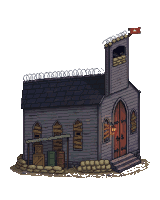
#> input picture Assets/Base/_source/base-angled/concept_A_11_160x200.png, 160 x 200 px
$ python anim0.py ../concept_A_11_160x200.png ../concept_A_22_160x200.png
#> lines starting #> are read from the running program, lines starting #| are printed output that depends on the picture; after the words box and inside, x2 and y2 are one past the last pixel; in counts of white or black regions, pixels touching at a corner belong together
"""0% base idle strip (16 frames, 8 fps; no attack strip at 0%).
Usage: python3 anim0.py <final/base_000_final_184x200.png> <out_prefix>
Writes <out>_anim_16f.png (2944x200) and <out>_ember_mask.png (the ember pixels).
Previews: preview0.py (its GIF writer keeps the ember colours exact; see gifkit.save_gif(exact=...)).

What moves, and nothing else (rubble, bell, statue, sandbags and the cross itself are never touched):
  * EMBERS (the warm pixels in the rubble + the cracks in the charred cross) are repainted in eight flat hot-ember
    colours (RAMP: dull red -> red -> orange -> yellow-white). At REST they are dark: mostly the two dullest reds,
    the hottest drawn pixels a dark red. Rest never changes.
  * FLARES: a few small hot spots (a seed pixel + the ember pixels touching it) flare to orange / yellow for a few
    frames and die back, each at its own moment. No patch pulses as a whole and nothing travels across the art.
    Two of them are the ember cracks on the cross.
  * FLOATING EMBERS: single pixels that lift off an ember, rise with a slight wobble and cool from yellow to dark
    red (same ramp, never grey) before they go out.
Jeremy's rules (2026-11-22): warm hot-ember colours; the pulse must not flow through the artwork; far fewer embers
pulsing and more random; dark embers show most, with an occasional flicker from a few to the lighter colour; a few
floating embers; one or two embers on the cross flicker; no grey anywhere in the embers or the floating embers.
Every event wraps round the loop (frame index modulo 16), so the strip repeats without a jump."""
import math, os, sys
import numpy as np
from PIL import Image
from scipy import ndimage as ndi

src, out = sys.argv[1], sys.argv[2]
N = int(os.environ.get("FRAMES", 16))
SEED = int(os.environ.get("SEED", 11))
N_FLARES = int(os.environ.get("FLARES", 5))      # hot spots in the rubble (the two on the cross come on top)
N_SPARKS = int(os.environ.get("SPARKS", 8))
TAU = math.tau

U = np.array(Image.open(src).convert("RGBA")).astype(float)
H, W = U.shape[:2]
#> H = 200; W = 160
r, g, b, a = (U[..., i] for i in range(4))
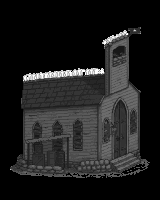
#> b: shape (200, 160) float64; min 0, max 255, mean 29.6
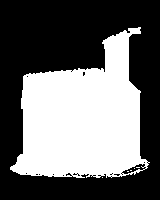
#> a: shape (200, 160) float64; 41.5% white; 6 white regions (5 under 20 px), largest, box (x1, y1, x2, y2) and area: (10, 27, 150, 178) 13260
yy, xx = np.mgrid[0:H, 0:W]

# the eight flat ember colours, coldest to hottest
RAMP = np.array([(58, 18, 14), (92, 24, 15), (128, 34, 17), (168, 50, 20),
                 (208, 84, 26), (240, 128, 38), (255, 176, 66), (255, 220, 130)], np.uint8)
TOP = len(RAMP) - 1

# ember pixels: clearly warm (red well above green and blue), opaque, not the right-hand sandbag
sat = (r - np.maximum(g, b)) / np.maximum(r, 1)
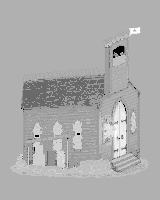
#> sat: shape (200, 160) float64; min -1.4, max 0.623, mean -0.0358; drawn with min black and max white
EMBER = (a == 255) & (r > 60) & (sat > 0.28)
#> EMBER: shape (200, 160) bool; 2% white; 14 white regions (10 under 20 px), largest, box (x1, y1, x2, y2) and area: (104, 103, 126, 156) 471, (114, 105, 119, 122) 61, (129, 27, 140, 34) 58, (114, 150, 119, 158) 26
EMBER &= ~((xx >= 152) & (xx <= 172) & (yy >= 155) & (yy <= 170))
CROSS = EMBER & (yy >= 170)
#> CROSS: shape (200, 160) bool; every value is 0
LAB, NPATCH = ndi.label(ndi.binary_dilation(EMBER, iterations=1)); LAB = LAB * EMBER
#> after `LAB, NPATCH = ndi.label(ndi.binary_dilation(EMBER, iterations=1))`:
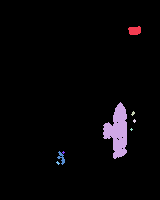
#> LAB: shape (200, 160) int32; 9 distinct labels, from 0 to 8; one colour per label, 0 black
#> after `LAB, NPATCH = ndi.label(ndi.binary_dilation(EMBER, iterations=1))`: NPATCH = 8
#> after `LAB = LAB * EMBER`: LAB: shape (200, 160) int32; 9 distinct labels, from 0 to 8

# rest level per pixel from how bright it was drawn (ranked among the embers): mostly dark
lum = (r + g + b) / 3
rank = np.zeros((H, W)); vals = np.sort(lum[EMBER])
#> after `vals = np.sort(lum[EMBER])`: vals = 638 values from 55 to 155.7
rank[EMBER] = np.searchsorted(vals, lum[EMBER]) / max(1, len(vals) - 1)
REST = np.zeros((H, W), int)
REST[EMBER & (rank >= 0.45)] = 1
REST[EMBER & (rank >= 0.85)] = 2                  # nothing rests brighter than dark red: only flares reach orange
REST[CROSS] = 2                                   # the cross cracks: a steady dark red

rng = np.random.default_rng(SEED)

# ---- flares: seed pixels spread over the rubble (hotter drawn pixels more likely), at least MIN_D apart
MIN_D = 9
cand = [(int(y), int(x)) for y, x in zip(*np.nonzero(EMBER & ~CROSS))]
#> cand = 638 pairs, first value 27 to 163, second value 57 to 139
wts = np.array([0.15 + rank[y, x] ** 2 for y, x in cand]); wts /= wts.sum()
#> after `wts = np.array([0.15 + rank[y, x] ** 2 for y, x in cand])`: wts = 638 values, max 1.14 at index 313, min 0.15 at index 2, mean 0.39
#> after `wts /= wts.sum()`: wts = 638 values, max 0.00458 at index 313, min 0.000603 at index 2, mean 0.00157
seeds = []
for idx in rng.choice(len(cand), size=len(cand), replace=False, p=wts):
    y, x = cand[idx]
    if all(max(abs(y - sy), abs(x - sx)) >= MIN_D for sy, sx in seeds): seeds.append((y, x))
    if len(seeds) == N_FLARES: break
#> this loop made 6 passes
#> (idx, y, x) on passes 1 to 6: (48, 32, 138), (313, 129, 112), (357, 131, 121), (12, 28, 139), (65, 106, 120), (548, 147, 114)
#> after the loop, seeds = [(32, 138), (129, 112), (131, 121), (106, 120), (147, 114)]
cy, cx = np.nonzero(CROSS)
#> cy = empty array; cx = empty array
cross_seeds = []
for y, x in zip(cy, cx):                           # one seed per cross crack
    if all(LAB[y, x] != LAB[sy, sx] for sy, sx in cross_seeds): cross_seeds.append((int(y), int(x)))
#> this loop made 0 passes
#> after the loop, cross_seeds = []
seeds += cross_seeds[:2]

ENV = [(0.45, 1.0, 0.75, 0.45, 0.2), (0.6, 1.0, 0.6, 0.3), (0.3, 0.7, 1.0, 0.8, 0.5, 0.25), (0.5, 1.0, 0.8, 0.55, 0.3, 0.12)]
starts = list(rng.choice(N, size=len(seeds), replace=False))          # every flare starts on a different frame
#> starts = [10, 15, 13, 14, 7]
FLARES = []
for (sy, sx), f0 in zip(seeds, starts):
    on_cross = bool(CROSS[sy, sx])
    FLARES.append(dict(y=sy, x=sx, f0=int(f0), env=ENV[int(rng.integers(len(ENV)))],
                       peak=int(5 if on_cross else rng.choice([5, 6, 6, 7])), cross=on_cross))
#> this loop made 5 passes
#> (sy, sx, f0) on passes 1 to 5: (32, 138, 10), (129, 112, 15), (131, 121, 13), (106, 120, 14), (147, 114, 7)
#> after the loop, FLARES = 5 items

def flare_levels(f):
    """level per pixel in frame f: rest, lifted near each flare's seed while that flare is alight"""
    L = REST.copy()
    for fl in FLARES:
        k = (f - fl["f0"]) % N
        if k >= len(fl["env"]): continue
        e = fl["env"][k]
        d = np.maximum(np.abs(yy - fl["y"]), np.abs(xx - fl["x"]))
        same = EMBER & (LAB == LAB[fl["y"], fl["x"]])
        core = same & (d == 0); ring = same & (d == 1)
        L[core] = np.maximum(L[core], np.round(REST[core] + e * (fl["peak"] - REST[core])).astype(int))
        L[ring] = np.maximum(L[ring], np.round(REST[ring] + e * (fl["peak"] - 2 - REST[ring])).astype(int))
    return np.clip(L, 0, TOP)

# ---- floating embers: lift off an ember pixel (never the cross), rise, wobble, cool down the ramp
SPARK_LEVELS = (7, 6, 6, 5, 4, 4, 3, 2, 2)
ey, ex = np.nonzero(EMBER & ~CROSS)
#> ey = 638 values from 27 to 163; ex = 638 values, max 139 at index 1, min 57 at index 634, mean 117.7
SPARKS = []
for j in range(N_SPARKS):
    q = int(rng.integers(len(ex)))
    SPARKS.append(dict(f0=int(round(j * N / N_SPARKS + rng.integers(0, 2))) % N, life=int(rng.integers(6, 10)),
                       x0=int(ex[q]), y0=int(ey[q]), rise=float(rng.uniform(10, 18)), dx=float(rng.uniform(-3, 3)),
                       wob=float(rng.uniform(0.5, 1.2)), wph=float(rng.random() * TAU)))
#> this loop made 8 passes
#> q on passes 1 to 8: 584, 266, 89, 131, 407, 432, 251, 456
#> after the loop, SPARKS = 8 items

def spark_px(f):
    res = []
    for sp in SPARKS:
        k = (f - sp["f0"]) % N
        if k >= sp["life"]: continue
        u = k / (sp["life"] - 1)
        x = int(round(sp["x0"] + sp["dx"] * u + sp["wob"] * math.sin(sp["wph"] + u * 5)))
        y = int(round(sp["y0"] - 2 - sp["rise"] * u))
        res.append((y, x, SPARK_LEVELS[min(len(SPARK_LEVELS) - 1, int(u * len(SPARK_LEVELS)))]))
    return res

def frame(f):
#> called with f = 0
    o = U.astype(np.uint8).copy()
#> o is the input picture: shape (200, 160, 4); mean R, G, B, A 30.9, 28, 29.6, 105.7
    L = flare_levels(f)
#> the loop in flare_levels, `for fl in FLARES:` made 5 passes
#> (k, e) on passes 2 to 4: (1, 1), (3, 0.55), (2, 0.6)
#> k on passes 1, 5: 6, 9
#> after the loop in flare_levels, `for fl in FLARES:`: L: shape (200, 160) int64; 6 distinct labels, from 0 to 5
    o[..., :3][EMBER] = RAMP[L[EMBER]]
    for y, x, lv in spark_px(f):
        o[y, x, :3] = RAMP[lv]; o[y, x, 3] = 255
#> o: shape (200, 160, 4); mean R, G, B, A 30.2, 27.2, 28.8, 105.7
    return o

if __name__ == "__main__":
    frames = [frame(f) for f in range(N)]
#> the loop in flare_levels (call 2), `for fl in FLARES:` made 5 passes
#> (k, e) on passes 2 to 4: (2, 0.75), (4, 0.3), (3, 0.3)
#> k on passes 1, 5: 7, 10
#> after the loop in flare_levels (call 2), `for fl in FLARES:`: L: shape (200, 160) int64; 5 distinct labels, from 0 to 4
#> after the loop in frame (call 2), `for y, x, lv in spark_px(f):`: o: shape (200, 160, 4); mean R, G, B, A 30.2, 27.2, 28.8, 105.7
#> after the loop in flare_levels (call 3), `for fl in FLARES:`: L: shape (200, 160) int64; 4 distinct labels, from 0 to 3
#> after the loop in frame (call 3), `for y, x, lv in spark_px(f):`: o: shape (200, 160, 4); mean R, G, B, A 30.1, 27.2, 28.8, 105.7
#> after the loop in flare_levels (call 4), `for fl in FLARES:`: L: shape (200, 160) int64; 4 distinct labels, from 0 to 3
#> after the loop in frame (call 4), `for y, x, lv in spark_px(f):`: o: shape (200, 160, 4); mean R, G, B, A 30.1, 27.2, 28.8, 105.7
#> after the loop in flare_levels (call 5), `for fl in FLARES:`: L: shape (200, 160) int64; 3 distinct labels, from 0 to 2
#> after the loop in frame (call 5), `for y, x, lv in spark_px(f):`: o: shape (200, 160, 4); mean R, G, B, A 30.1, 27.2, 28.8, 105.7
#> after the loop in frame (call 6), `for y, x, lv in spark_px(f):`: o: shape (200, 160, 4); mean R, G, B, A 30.1, 27.2, 28.8, 105.7
#> after the loop in frame (call 7), `for y, x, lv in spark_px(f):`: o: shape (200, 160, 4); mean R, G, B, A 30.1, 27.2, 28.8, 105.7
#> after the loop in flare_levels (call 8), `for fl in FLARES:`: L: shape (200, 160) int64; 3 distinct labels, from 0 to 2
#> after the loop in frame (call 8), `for y, x, lv in spark_px(f):`: o: shape (200, 160, 4); mean R, G, B, A 30.1, 27.2, 28.8, 105.7
#> after the loop in flare_levels (call 9), `for fl in FLARES:`: L: shape (200, 160) int64; 5 distinct labels, from 0 to 4
#> after the loop in frame (call 9), `for y, x, lv in spark_px(f):`: o: shape (200, 160, 4); mean R, G, B, A 30.1, 27.2, 28.8, 105.7
#> after the loop in flare_levels (call 10), `for fl in FLARES:`: L: shape (200, 160) int64; 5 distinct labels, from 0 to 6
#> in frame (call 10), `o[..., :3][EMBER] = RAMP[L[EMBER]]`:
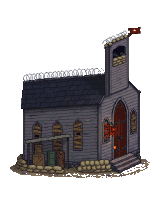
#> o: shape (200, 160, 4); mean R, G, B, A 30.1, 27.2, 28.8, 105.7; transparent parts drawn white
#> after the loop in frame (call 10), `for y, x, lv in spark_px(f):`: o: shape (200, 160, 4); 0.01% of pixels changed, all inside (x1, y1, x2, y2) = (108, 100, 128, 133)
#> the loop in flare_levels (call 11), `for fl in FLARES:` made 5 passes
#> k on passes 2 to 4: 11, 13, 12
#> (k, e) on passes 1, 5: (0, 0.45), (3, 0.8)
#> pass 1, in flare_levels (call 11), `d = np.maximum(np.abs(yy - fl["y"]), np.abs(xx - fl["x"]))`:
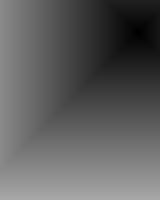
#> d: shape (200, 160) int64; min 0, max 167, mean 94.4
#> pass 1, in flare_levels (call 11), `same = EMBER & (LAB == LAB[fl["y"], fl["x"]])`:
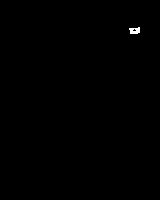
#> same: shape (200, 160) bool; 0.18% white; 1 white region, box (x1, y1, x2, y2) and area: (129, 27, 140, 34) 58
#> frames = 16 items
    strip = Image.new("RGBA", (W * N, H), (0, 0, 0, 0))
    for i, fr in enumerate(frames): strip.paste(Image.fromarray(fr, "RGBA"), (i * W, 0))
#> this loop made 16 passes
    strip.save(out + f"_anim_{N}f.png")
    Image.fromarray((EMBER * 255).astype(np.uint8)).save(out + "_ember_mask.png")
    base = U.astype(np.uint8)
    ramp_set = {tuple(int(v) for v in c) for c in RAMP}
#> ramp_set = 8 items
    outside = 0; off_ramp = 0; bright = []
    for f, fr in enumerate(frames):
        sp = np.zeros((H, W), bool)
        for y, x, _ in spark_px(f): sp[y, x] = True
        diff = (fr != base).any(axis=2)
        outside += int((diff & ~EMBER & ~sp).sum())
        for y, x in zip(*np.nonzero(EMBER | sp)):
            if tuple(int(v) for v in fr[y, x, :3]) not in ramp_set: off_ramp += 1
        bright.append(int((flare_levels(f)[EMBER] >= 4).sum()))
#> after the loop, bright = [3, 1, 0, 0, 0, 0, 0, 0, 1, 6, 1, 7, 1, 1, 10, 5]; off_ramp = 0; outside = 0
    print("ember px", int(EMBER.sum()), "| rest levels 0/1/2:", [int((REST[EMBER] == k).sum()) for k in range(3)])
#| ember px 638 | rest levels 0/1/2: [484, 94, 60]
    print("flares:", [(fl["x"], fl["y"], "f%d" % fl["f0"], "peak%d" % fl["peak"], "cross" if fl["cross"] else "") for fl in FLARES])
#| flares: [(138, 32, 'f10', 'peak6', ''), (112, 129, 'f15', 'peak5', ''), (121, 131, 'f13', 'peak6', ''), (120, 106, 'f14', 'peak6', ''), (114, 147, 'f7', 'peak6', '')]
    print("bright (orange or hotter) ember px per frame:", bright)
#| bright (orange or hotter) ember px per frame: [3, 1, 0, 0, 0, 0, 0, 0, 1, 6, 1, 7, 1, 1, 10, 5]
    print("px changed outside embers + floating embers (must be 0):", outside, "| ember / floating px not in the 8 flat colours (must be 0):", off_ramp)
#| px changed outside embers + floating embers (must be 0): 0 | ember / floating px not in the 8 flat colours (must be 0): 0

$ run again, on Assets/Base/_source/base-angled/concept_B_11_160x200.png
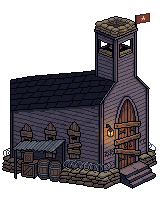
#> input picture Assets/Base/_source/base-angled/concept_B_11_160x200.png, 160 x 200 px
#> a: shape (200, 160) float64; 55.4% white; 3 black regions, box (x1, y1, x2, y2) and area: (0, 0, 160, 200) 14209, (122, 40, 130, 46) 27, (101, 41, 107, 47) 21
#> EMBER: shape (200, 160) bool; 2.7% white; 30 white regions (19 under 20 px), largest, box (x1, y1, x2, y2) and area: (104, 127, 118, 143) 128, (136, 13, 150, 24) 109, (115, 128, 136, 145) 101
#> CROSS: shape (200, 160) bool; 0% white in thin lines or dots, all inside (x1, y1, x2, y2) = (36, 175, 37, 176)
#> `LAB, NPATCH = ndi.label(ndi.binary_dilation(EMBER, iterations=1))`:
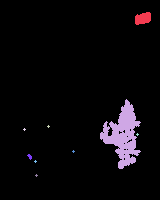
#> LAB: shape (200, 160) int32; 10 distinct labels, from 0 to 9; one colour per label, 0 black
#> NPATCH = 9
#> LAB: shape (200, 160) int32; 10 distinct labels, from 0 to 9
#> vals = 873 values from 47.33 to 131
#> cand = 872 pairs, first value 13 to 167, second value 24 to 149
#> wts = 872 values, max 0.872 at index 275, min 0.15 at index 109, mean 0.417
#> wts = 872 values, max 0.0024 at index 275, min 0.000412 at index 109, mean 0.00115
#> the loop `for idx in rng.choice(len(cand), size=len(cand), replace=False, p=wts):` made 10 passes
#> (idx, y, x) on passes 1 to 8: (176, 113, 129), (461, 134, 102), (524, 137, 105), (38, 17, 138), (199, 115, 132), (751, 152, 117), (89, 21, 141), (177, 113, 131)
#> after the loop `for idx in rng.choice(len(cand), size=len(cand), replace=False, p=wts):`: seeds = [(113, 129), (134, 102), (17, 138), (152, 117), (137, 114)]
#> cy = [175]; cx = [36]
#> the loop `for y, x in zip(cy, cx):` made 1 pass
#> (y, x) on pass 1: (175, 36)
#> after the loop `for y, x in zip(cy, cx):`: cross_seeds = [(175, 36)]
#> `seeds += cross_seeds[:2]`: seeds = [(113, 129), (134, 102), (17, 138), (152, 117), (137, 114), (175, 36)]
#> starts = [12, 0, 8, 11, 6, 13]
#> the loop `for (sy, sx), f0 in zip(seeds, starts):` made 6 passes
#> (sy, sx, f0, on_cross) on passes 1 to 6: (113, 129, 12, False), (134, 102, 0, False), (17, 138, 8, False), (152, 117, 11, False), (137, 114, 6, False), (175, 36, 13, True)
#> after the loop `for (sy, sx), f0 in zip(seeds, starts):`: FLARES = 6 items
#> ey = 872 values from 13 to 167; ex = 872 values, max 149 at index 3, min 24 at index 392, mean 124.1
#> the loop `for j in range(N_SPARKS):` made 8 passes
#> q on passes 1 to 8: 440, 571, 699, 497, 521, 570, 134, 90
#> after the loop `for j in range(N_SPARKS):`: SPARKS = 8 items
#> in frame, o is the input picture: shape (200, 160, 4); mean R, G, B, A 30.8, 26.8, 31.3, 141.4
#> the loop in flare_levels, `for fl in FLARES:` made 6 passes
#> (k, e) on passes 1, 2, 6: (4, 0.3), (0, 0.6), (3, 0.3)
#> the loop in flare_levels (call 2), `for fl in FLARES:` made 6 passes
#> k on passes 3 to 6: 9, 6, 11, 4
#> in frame (call 9), `o[..., :3][EMBER] = RAMP[L[EMBER]]`:
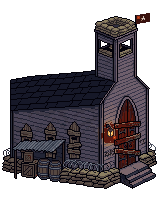
#> o: shape (200, 160, 4); 2.73% of pixels changed, all inside (x1, y1, x2, y2) = (24, 13, 150, 176); transparent parts drawn white
#> frames = 16 items
#> the loop `for i, fr in enumerate(frames): strip.paste(Image.fromarray(fr, "RGBA"..` made 16 passes
#> ramp_set = 8 items
#> the loop `for f, fr in enumerate(frames):` made 16 passes
#> after the loop `for f, fr in enumerate(frames):`: bright = [1, 6, 1, 0, 0, 0, 1, 9, 2, 10, 1, 0, 5, 8, 2, 2]; off_ramp = 0
#| ember px 873 | rest levels 0/1/2: [447, 425, 1]
#| flares: [(129, 113, 'f12', 'peak6', ''), (102, 134, 'f0', 'peak7', ''), (138, 17, 'f8', 'peak7', ''), (117, 152, 'f11', 'peak6', ''), (114, 137, 'f6', 'peak6', ''), (36, 175, 'f13', 'peak5', 'cross')]
#| bright (orange or hotter) ember px per frame: [1, 6, 1, 0, 0, 0, 1, 9, 2, 10, 1, 0, 5, 8, 2, 2]
#| px changed outside embers + floating embers (must be 0): 0 | ember / floating px not in the 8 flat colours (must be 0): 0
